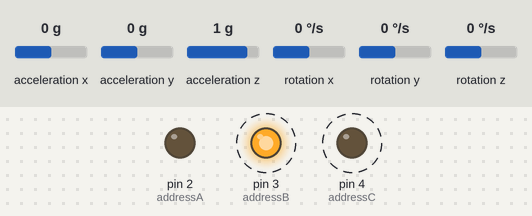
The sketch below on a simulated Arduino Uno, built with avr-gcc and run on an emulated ATmega328P. Shown: output pins drawn as LEDs (lit = HIGH). Wiring (inferred from the names in the program): MPU-6050 motion sensor at I2C address 0x68. Dashed ring = blinking. The test bench sets the inputs (shaded band); at power-on: acceleration y 0 g, rotation x 0 °/s, acceleration z 1 g, rotation y 0 °/s, acceleration x 0 g, rotation z 0 °/s. What the sketch prints to the serial monitor is not drawn.

Above: at 0.15 s.
1.3 s: acceleration y set to 0.8 g
4.3 s: rotation x set to -192 °/s
7.3 s: acceleration z set to -1.4 g
10.3 s: rotation y set to -192 °/s
Timing chart, 0 to 14.3 s (numbered marks = the images above; inputs shaded):
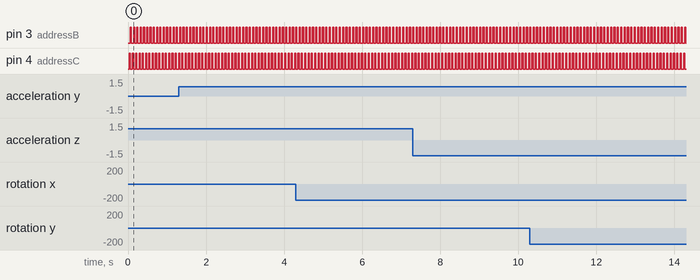

The sketch:

testa0.ino
```cpp
// By HORIZON LAB.

#include "Wire.h"
const int MPU=0x68;   // The code for the mpu-6050 is from Arduino User JohnChi
int16_t AcX,AcY,AcZ,Tmp,GyX,GyY,GyZ;

int addressA = 2; //S0
int addressB = 3; //S1
int addressC = 4; //S2
//int addressD = 5; //S3


void setup()
{
  Wire.begin(); // wake up I2C bus
  Wire.beginTransmission(MPU);
  Wire.write(0x6B);  // PWR_MGMT_1 register
  Wire.write(0);     // set to zero (wakes up the MPU-6050)
  Wire.endTransmission(true);
  Serial.begin(115200);
  pinMode(addressA, OUTPUT);  //S0
  pinMode(addressB, OUTPUT);  //S1
  pinMode(addressC, OUTPUT);  //S2
 // pinMode(addressD, OUTPUT);  //S4
}


void loop()
{
  Serial.println("------------LOOP1------------");
  // First IMU: Check the table for channel 0 (1=HIGH, 0=LOW)
  digitalWrite(addressA, LOW);
  digitalWrite(addressB, LOW);
  digitalWrite(addressC, LOW);
 /// digitalWrite(addressD, LOW);
  read_imus();
  delay(15);

  Serial.println("------------LOOP2------------");
  // First IMU: Check the table for channel 0 (1=HIGH, 0=LOW)
 digitalWrite(addressA, LOW);
 digitalWrite(addressB, LOW);
  digitalWrite(addressC,HIGH);
  //digitalWrite(addressD, HIGH);
  read_imus();
  delay(15);
  // Second IMU: Check the table for channel 1 (1=HIGH, 0=LOW)
    Serial.println("------------LOOP3------------");
  // First IMU: Check the table for channel 0 (1=HIGH, 0=LOW)
 digitalWrite(addressA, LOW);
 digitalWrite(addressB, HIGH);
  digitalWrite(addressC,LOW);
  //digitalWrite(addressD, HIGH);
  read_imus();
  delay(15);
//

}

void read_imus()
{
  Wire.beginTransmission(MPU);
  Wire.write(0x3B);  // starting with register 0x3B (ACCEL_XOUT_H)
  Wire.endTransmission(false);
  Wire.requestFrom(MPU,14,true);  // request a total of 14 registers
  AcX=Wire.read()<<8|Wire.read();  // 0x3B (ACCEL_XOUT_H) & 0x3C (ACCEL_XOUT_L)
  AcY=Wire.read()<<8|Wire.read();  // 0x3D (ACCEL_YOUT_H) & 0x3E (ACCEL_YOUT_L)
  AcZ=Wire.read()<<8|Wire.read();  // 0x3F (ACCEL_ZOUT_H) & 0x40 (ACCEL_ZOUT_L)
  GyX=Wire.read()<<8|Wire.read();  // 0x43 (GYRO_XOUT_H) & 0x44 (GYRO_XOUT_L)
  GyY=Wire.read()<<8|Wire.read();  // 0x45 (GYRO_YOUT_H) & 0x46 (GYRO_YOUT_L)
  GyZ=Wire.read()<<8|Wire.read();  // 0x47 (GYRO_ZOUT_H) & 0x48 (GYRO_ZOUT_L)
  Serial.print(" | AcY = "); Serial.print(AcY);
  Serial.print(" | AcZ = "); Serial.print(AcZ);
  Serial.print(" | GyX = "); Serial.print(GyX);
  Serial.print(" | GyY = "); Serial.print(GyY);
  Serial.print(" | GyZ = "); Serial.println(GyZ);
  delay(10);
}
```

Measured:
- by itself, pin 3 (addressB), pin 4 (addressC): alternates HIGH for 0.03 s and LOW for 0.06 s
